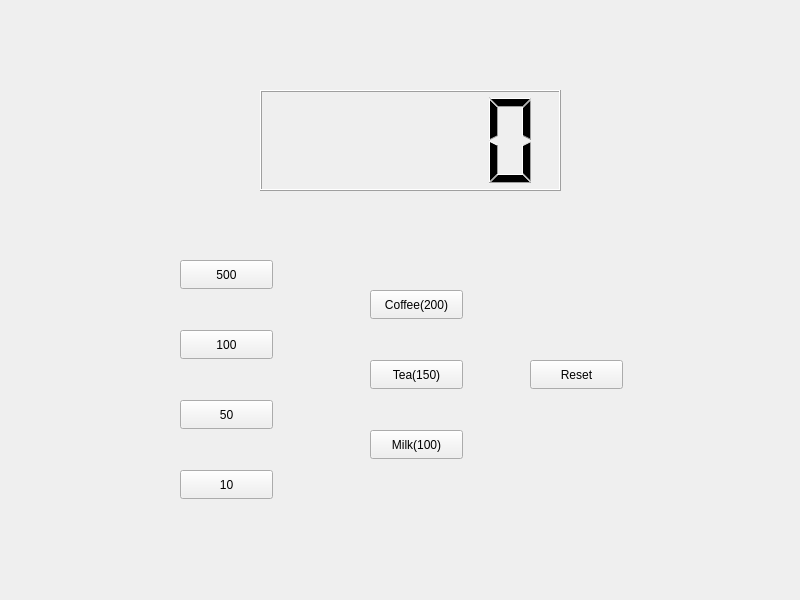
<?xml version="1.0" encoding="UTF-8"?>
<ui version="4.0">
 <class>Widget</class>
 <widget class="QWidget" name="Widget">
  <property name="geometry">
   <rect>
    <x>0</x>
    <y>0</y>
    <width>800</width>
    <height>600</height>
   </rect>
  </property>
  <property name="windowTitle">
   <string>Widget</string>
  </property>
  <widget class="QLCDNumber" name="lcdNumber">
   <property name="geometry">
    <rect>
     <x>260</x>
     <y>90</y>
     <width>301</width>
     <height>101</height>
    </rect>
   </property>
  </widget>
  <widget class="QPushButton" name="pbCoin500">
   <property name="geometry">
    <rect>
     <x>180</x>
     <y>260</y>
     <width>93</width>
     <height>29</height>
    </rect>
   </property>
   <property name="text">
    <string>500</string>
   </property>
  </widget>
  <widget class="QPushButton" name="pbCoin100">
   <property name="geometry">
    <rect>
     <x>180</x>
     <y>330</y>
     <width>93</width>
     <height>29</height>
    </rect>
   </property>
   <property name="text">
    <string>100</string>
   </property>
  </widget>
  <widget class="QPushButton" name="pbCoin50">
   <property name="geometry">
    <rect>
     <x>180</x>
     <y>400</y>
     <width>93</width>
     <height>29</height>
    </rect>
   </property>
   <property name="text">
    <string>50</string>
   </property>
  </widget>
  <widget class="QPushButton" name="pbCoin10">
   <property name="geometry">
    <rect>
     <x>180</x>
     <y>470</y>
     <width>93</width>
     <height>29</height>
    </rect>
   </property>
   <property name="text">
    <string>10</string>
   </property>
  </widget>
  <widget class="QPushButton" name="pbCoffee">
   <property name="geometry">
    <rect>
     <x>370</x>
     <y>290</y>
     <width>93</width>
     <height>29</height>
    </rect>
   </property>
   <property name="text">
    <string>Coffee(200)</string>
   </property>
  </widget>
  <widget class="QPushButton" name="pbTea">
   <property name="geometry">
    <rect>
     <x>370</x>
     <y>360</y>
     <width>93</width>
     <height>29</height>
    </rect>
   </property>
   <property name="text">
    <string>Tea(150)</string>
   </property>
  </widget>
  <widget class="QPushButton" name="pbMilk">
   <property name="geometry">
    <rect>
     <x>370</x>
     <y>430</y>
     <width>93</width>
     <height>29</height>
    </rect>
   </property>
   <property name="text">
    <string>Milk(100)</string>
   </property>
  </widget>
  <widget class="QPushButton" name="pbReset">
   <property name="geometry">
    <rect>
     <x>530</x>
     <y>360</y>
     <width>93</width>
     <height>29</height>
    </rect>
   </property>
   <property name="text">
    <string>Reset</string>
   </property>
  </widget>
 </widget>
 <resources/>
 <connections/>
</ui>
